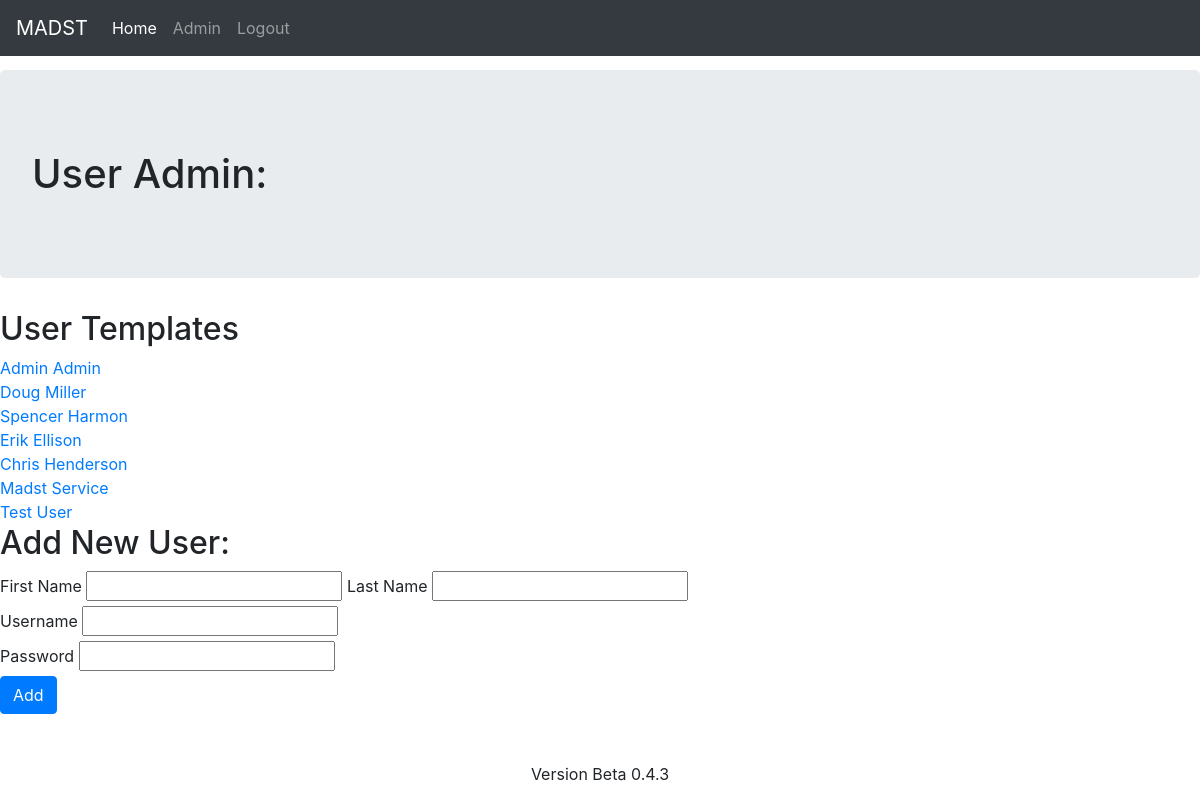
The app's page /admin/users (signed in) with its own data.
### app/models.py (models this page shows, shortened)
class User(db.Model):
	id = db.Column(db.Integer, primary_key=True)
	first_name = db.Column(db.String(120))
	last_name = db.Column(db.String(120))
	username = db.Column(db.String(120), unique=True)
	email = db.Column(db.String(120), unique=True)
	password = db.Column(db.String(120))
	sync_password = db.Column(db.String(120))
	sync_username = db.Column(db.String(120))
	disabled = db.Column(db.String(120))
	is_ldap_user = db.Column(db.String(120))
	ldap_guid = db.Column(db.String(120))
	__tablename__ = 'user'
	tasks = relationship("Task", back_populates="user")
	roles = relationship(
		"Role",
		secondary=role_table,
		back_populates="users"
	)
	admin_orgs = relationship(
		"Organization",
		secondary=admin_user_table,
		back_populates="admin_users"
	)
	type = db.Column(db.String(50))
	@property
	def is_authenticated(self):
		return True
	def check_role(self, role):
		if type(role) is str:
			rolelist = []
			for r in self.roles:
				rolelist.append(r.name)
			if role in rolelist:
				return True
		if role in self.roles:
			return True

### app/views.py (the view, shortened to what this page needs)
@app.route("/admin/users", methods=['GET', 'POST'])
@login_required
@required('admin')
@no_disabled_users
@with_db_session
def admin_users(sesh):
	userform = UserCreationForm()
	if request.method == 'GET':
		users = get_users()
		return render_template('admin_users.html',
						userform=userform,
						version_number=version_number,
						users=users
		                       )

### app/forms.py
class UserCreationForm(Form):
	username = StringField('Username', validators=[DataRequired()])
	password = PasswordField('Password', validators=[DataRequired()])
	first_name = StringField('First Name', validators=[DataRequired()])
	last_name = StringField('Last Name', validators=[DataRequired()])

### app/views.py (called while the page is built)
def get_users():
	sesh = db.session()
	try:
		return sesh.query(models.User).all()
	except:
		sesh.rollback()
	finally:
		sesh.close()

@login_manager.user_loader
def load_user(username):
	return db.session.query(models.User).filter_by(username=username).first()

@app.before_request
def before_request():
	g.user = current_user

### app/templates/admin_users.html (shortened to what this page needs)
{%extends "base.html" %}
{% block content %}
<main role="main">
    <div class="jumbotron">
            <p><h1>User Admin:</h1></p>
    </div>
    <div><h2>User Templates</h2>
        {% for i in users %}
        <div>
            <a href={{ url_for('admin_user', user_id=i.id) }}>{{ i.first_name.title() }} {{ i.last_name.title() }}</a>
        </div>
        {% endfor %}
        <h2>Add New User:</h2>
        <form action="" method="post" name="add">
            {{ userform.first_name.label }} {{ userform.first_name }}
            {{ userform.last_name.label }} {{ userform.last_name }}<br>
            {{ userform.username.label }} {{ userform.username }}<br>
            {{ userform.password.label }} {{ userform.password }}<br>
            <input class="btn btn-primary" type="submit" value="Add">
        </form>
</main>
{% endblock %}

### app/templates/base.html (shortened to what this page needs)
<!DOCTYPE html>
<html lang="en">
<head>
    <link rel="stylesheet" href="https://maxcdn.bootstrapcdn.com/bootstrap/4.0.0-beta.2/css/bootstrap.min.css">
    <link href="/static/css/navbar-top-fixed.css" rel="stylesheet">
    <link href="/static/css/tether.css" rel="stylesheet">
</head>
<body>
<nav class="navbar navbar-expand-md navbar-dark fixed-top bg-dark">
      <a class="navbar-brand" href="#">MADST</a>
      <div class="collapse navbar-collapse" id="navbarCollapse">
        <ul class="navbar-nav mr-auto">
          <li class="nav-item active">
            <a class="nav-link" href={{ url_for("index") }}>Home <span class="sr-only">(current)</span></a>
          </li>
            {% if g.user.check_role is defined %}
            {% if g.user.check_role('admin') %}
            <li class="nav-item">
            <a class="nav-link" href={{ url_for("admin") }}>Admin</a>
          </li>
            {% endif %}
            {% endif %}
          <li class="nav-item">
            <a class="nav-link" href="/logout">Logout</a>
          </li>
        </ul>
      </div>
    </nav>
    {% block content %}{% endblock %}
<br><br>
<div><center>Version {{ version_number }}</center></div>
</body>
</html>

### app/static/css/navbar-top-fixed.css (style rules this page uses)
body { min-height: 200px; padding-top: 70px; }

### records on screen
User: first_name "Admin", last_name "Admin"
User: first_name "Doug", last_name "Miller"
User: first_name "Spencer", last_name "Harmon"
User: first_name "Erik", last_name "Ellison"
User: first_name "Chris", last_name "Henderson"
User: first_name "Madst", last_name "Service"
User: first_name "Test", last_name "User"

### other values on screen
{{ userform.first_name.label }} "First Name"
{{ userform.last_name.label }} "Last Name"
{{ userform.username.label }} "Username"
{{ userform.password.label }} "Password"
{{ version_number }} "Beta 0.4.3"
